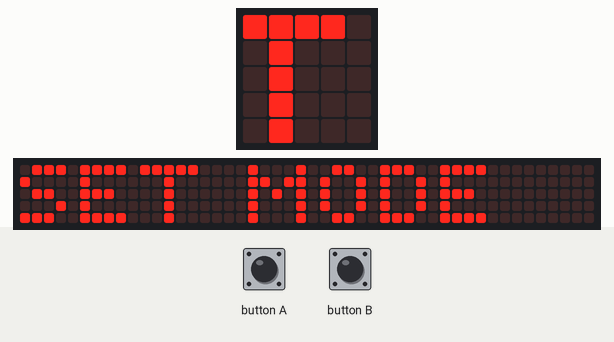
The program below on a simulated BBC micro:bit running MicroPython. On the bench: the board's 5×5 LED display, a strip that is not on the board, showing the scrolling text unrolled. The test bench sets the inputs (shaded band). The 48×5 strip is a reading aid, not a part: it shows the text the display is scrolling, unrolled, one strip-width of it at a time.

Above: at 1.2 s.
1.3 s: button A pressed for 3.2 s
5.1 s: button B pressed for 3.2 s
At 8.42 s:
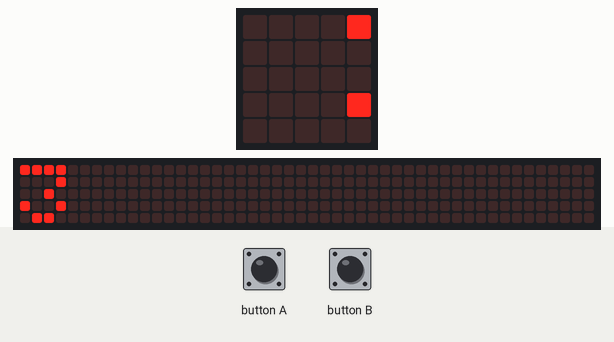
At 18.6 s:
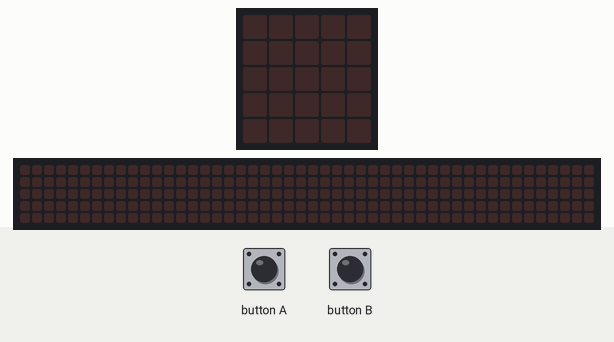

The program:

mode.py
```python
from microbit import *

Modes = ['test()', 'sing()', 'rainbow()']


def sing():
    display.scroll('LA LA LA')


def setmode():
    display.scroll('SET MODE', delay=75)
    Mode = ''
    for i in range(4):
        while True:
            if button_a.is_pressed() or button_b.is_pressed():
                break
        if button_a.is_pressed():
            Mode = Mode + '0'
        elif button_b.is_pressed():
            Mode = Mode + '1'
        display.scroll(str(Mode), delay=75)
    IntMode = int(Mode, 2)
    display.scroll(str(IntMode))
    try:
        SubMode = Modes[IntMode]
        eval(SubMode)
    except:
        display.scroll('NO MODE AT ' + str(IntMode), delay=75)


while True:
    setmode()
```
